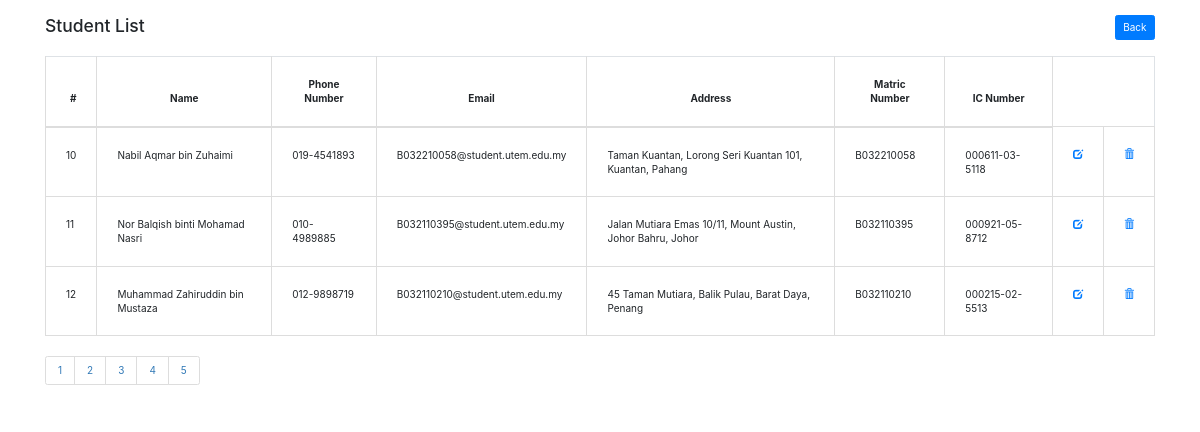
The app's page /student-rental-management-system/view_studentList.php?page=3 with its own data.
### tables this page shows
CREATE TABLE `student` (
  `id` int(11) NOT NULL,
  `name` varchar(255) NOT NULL,
  `username` varchar(255) NOT NULL,
  `password` varchar(255) NOT NULL,
  `phone_num` varchar(255) NOT NULL,
  `email` varchar(255) NOT NULL,
  `address` varchar(255) NOT NULL,
  `matricNo` varchar(255) NOT NULL,
  `ic_no` varchar(255) NOT NULL
);

### student-rental-management-system/view_studentList.php (the view, shortened to what this page needs)
<!DOCTYPE html>
<html lang="en">
<head>
    <link rel="stylesheet" href="assets/css/style.css">
    <link rel="stylesheet" href="https://maxcdn.bootstrapcdn.com/bootstrap/3.3.7/css/bootstrap.min.css">
    <link rel="stylesheet" type="text/css" href="assets/css/bootstrap.min.css">
    <link rel="stylesheet" type="text/css" href="assets/css/font-awesome.css">
</head>
<body>
    <div class="container">
        <header class="d-flex justify-content-between my-4">
            <div class="text-center">
                <h3>Student List</h3>
            </div>
            <div>
                <a href="admin_dashboard.php" class="btn btn-primary">Back</a>
            </div>
            </header>
        <table class="table table-bordered">
        <thead>
            <tr>
                <th>#</th>
                <th style="text-align:center">Name</th>
                <th style="text-align:center">Phone Number</th>
                <th style="text-align:center">Email</th>
                <th style="text-align:center">Address</th>
                <th style="text-align:center">Matric Number</th>
                <th style="text-align:center">IC Number</th>
            </tr>
        </thead>
        <tbody>
        <?php
        include('database.php');
        $results_per_page = 3;
        if (!isset($_GET['page'])) {
            $page = 1;
        } else {
            $page = $_GET['page'];
        }
        $start_index = ($page -1) * $results_per_page;
        $sqlSelect = "SELECT * FROM student LIMIT $start_index, $results_per_page";
        $result = mysqli_query($conn,$sqlSelect);
        while ($row = mysqli_fetch_assoc($result)) {
            echo "<tr>";
            echo "<td style='text-align: left;'>{$row['id']}</td>";
            echo "<td style='text-align: left;'>{$row['name']}</td>";
            echo "<td style='text-align: left;'>{$row['phone_num']}</td>";
            echo "<td style='text-align: left;'>{$row['email']}</td>";
            echo "<td style='text-align: left;'>{$row['address']}</td>";
            echo "<td style='text-align: left;'>{$row['matricNo']}</td>";
            echo "<td style='text-align: left;'>{$row['ic_no']}</td>";
            echo "<td><a href='edit_student.php?id={$row['id']}'><span class='glyphicon glyphicon-edit'></span></a><br></td>";
            echo "<td><a href='delete_student.php?id={$row['id']}'><span class='glyphicon glyphicon-trash'></span></a><br></td>";
            echo "</tr>";
        }
        ?>
         </tbody>
      </table>
        <?php
         $sqlCount = "SELECT COUNT(*) AS total FROM student";
         $resultCount = mysqli_query($conn, $sqlCount);
         $row = mysqli_fetch_assoc($resultCount);
         $total_pages = ceil($row['total'] / $results_per_page);
         echo '<div class="text-center">';
         echo '<ul class="pagination">';
         for ($i = 1; $i <= $total_pages; $i++) {
             echo '<li class="page-item"><a class="page-link" href="?page=' . $i . '">' . $i . '</a></li>';
         }
         echo '</ul>';
         echo '</div>';
        ?>
    </div>
</body>
</html>

### student-rental-management-system/assets/css/style.css (style rules this page uses)
html, body, div, span, applet, object, iframe, h1, h2, h3, h4, h5, h6, p, blockquote, div pre, a, abbr, acronym, address, big, cite, code, del, dfn, em, font, img, ins, kbd, q, s, samp, small, strike, strong, sub, sup, tt, var, b, u, i, center, dl, dt, dd, ol, ul, li, figure, header, nav, section, article, aside, footer, figcaption { margin: 0; padding: 0; border: 0; outline: 0; }
ul, li { padding: 0; margin: 0; list-style: none; }
header, nav, section, article, aside, footer, hgroup { display: block; }
* { box-sizing: border-box; }
html, body { font-family: 'Poppins', sans-serif; font-weight: 400; background-color: #fff; font-size: 16px; -ms-text-size-adjust: 100%; -webkit-font-smoothing: antialiased; -moz-osx-font-smoothing: grayscale; }
a { text-decoration: none !important; }
h1, h2, h3, h4, h5, h6 { margin-top: 0px; margin-bottom: 0px; }
ul { margin-bottom: 0px; }
html, body { background: #fff; font-family: 'Poppins', sans-serif; }
.btn-primary { border-color: #ed563b; background-color: #ed563b; }
a { color: #ed563b; }
table td, table th { vertical-align:middle; text-align:right; padding:20px!important; }

### records on screen
student: id "10", name "Nabil Aqmar bin Zuhaimi", phone_num "019-4541893", email "B032210058@student.utem.edu.my", address "Taman Kuantan, Lorong Seri Kuantan 101, Kuantan, Pahang", matricNo "B032210058", ic_no "000611-03-5118"
student: id "11", name "Nor Balqish binti Mohamad Nasri", phone_num "010-4989885", email "B032110395@student.utem.edu.my", address "Jalan Mutiara Emas 10/11, Mount Austin, Johor Bahru, Johor", matricNo "B032110395", ic_no "000921-05-8712"
student: id "12", name "Muhammad Zahiruddin bin Mustaza", phone_num "012-9898719", email "B032110210@student.utem.edu.my", address "45 Taman Mutiara, Balik Pulau, Barat Daya, Penang", matricNo "B032110210", ic_no "000215-02-5513"
